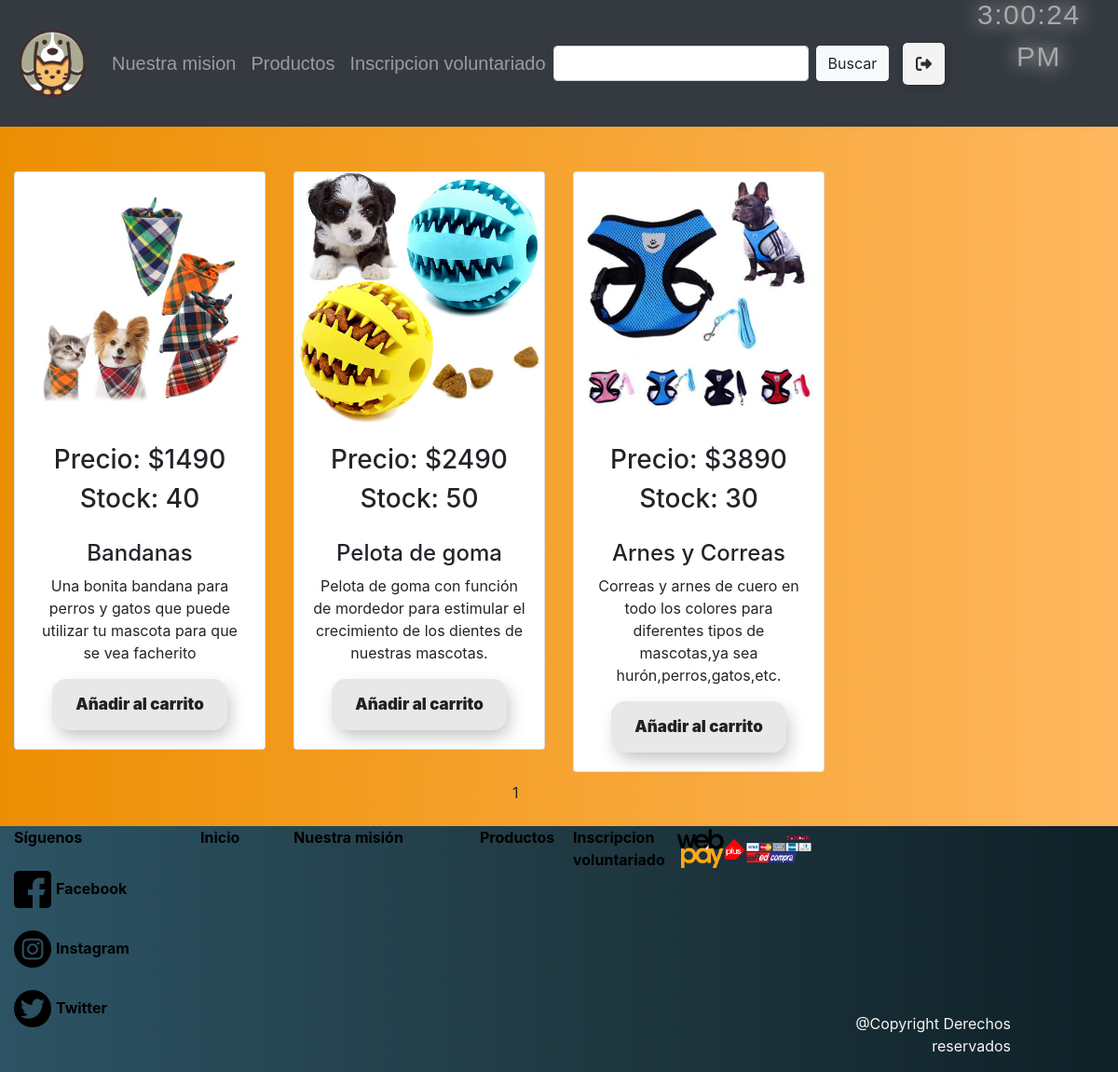
/productos/, run on the app's committed database.
### mascotas/models.py (models this page shows, shortened)
class Producto(models.Model):
    codigo = models.CharField(primary_key=True, max_length=5, verbose_name="Codigo producto")
    nombre = models.CharField(max_length=50, blank=True, verbose_name="Nombre")
    descripcion =models.TextField(max_length=200, blank=True, verbose_name="Descripcion")
    precio = models.IntegerField(blank=True, verbose_name="Precio")
    stock = models.IntegerField(blank=True, verbose_name="Stock")
    imagen = models.ImageField(upload_to="imagenes", null=True, blank=True, verbose_name="Imagen")
    categoria = models.ForeignKey(Categoria, on_delete=models.CASCADE, verbose_name="Categoria")

### mascotas/views.py (the view)
# urls.py: path('productos/', productos, name="productos"),
def productos(request):
    productos = Producto.objects.all()
    elementos_por_pagina = 10
    paginator = Paginator(productos, elementos_por_pagina)
    page = request.GET.get('page')
    productos_paginados = paginator.get_page(page)
    datos={'productos': productos_paginados}
    return render(request, 'Productos.html', datos)

### mascotas/context_processor.py (called while the page is built, shortened)
def total_carrito(request):
    total = 0
    return {'total_carrito' : int(total)}

### mascotas/templates/Productos.html (shortened to what this page needs)
<!DOCTYPE html>
<html lang="en">
<head>
    {% load static %}
    <link rel="stylesheet" type="text/css" href="{% static 'css/bootstrap.min.css' %}">
    <link rel="stylesheet" type="text/css" href="{% static 'css/mystyle.css' %}">
</head>
<body class="body">
    <nav class="navbar navbar-expand-sm navbar-dark bg-dark">
        <a href="{% url 'index' %}" class="navbar-brand">
            <img src="{% static 'img/brandlogito2.0.png' %}" height="80px" width="80px">
        </a>
        <div class="collapse navbar-collapse" id="opciones">
            {% if user.is_authenticated %}
            <ul class="navbar-nav">
                {% if user.is_staff %}
                <li id="productos" class="nav-item">
                    <a class="nav-link" href="{% url 'productos' %}">Productos</a>
                </li>
                <li id="sstock" class="nav-item">
                    <a class="nav-link" href="{% url 'registroStock' %}">Stock</a>
                </li>
                {% else %}
                <li id="productos" class="nav-item">
                    <a class="nav-link" href="{% url 'productos' %}">Productos</a>
                </li>
                <li id="carroCompras" class="nav-item">
                    <a class="nav-link" href="{% url 'carrito' %}">Ir al carrito</a>
                </li>
                <li class="nav-item">
                    <a class="nav-link" href="#" style="color:white">Bienvenid@ {{ user.username }}</a>
                </li>
                {% endif %}
            </ul>
            {% else %}
            <ul class="navbar-nav">
                <li id="mision" class="nav-item">
                    <a class="nav-link" href="{% url 'mision' %}">Nuestra mision</a>
                </li>
                <li id="productos" class="nav-item">
                    <a class="nav-link" href="{% url 'productos' %}">Productos</a>
                </li>
                <li id="voluntariado" class="nav-item">
                    <a class="nav-link" href="{% url 'voluntariado' %}">Inscripcion voluntariado</a>
                </li>
            </ul>
            {% endif %}
            <form class="form-inline mt-2 mt-md-0">
                <input class="form-control mr-sm-2" type="text" aria-label="Search" onmouseover="colorBuscar(this)" onmouseout="colorBuscarOut(this)">
                <button class="btn btn-light my-2 my-sm-0" type="submit" id="btnBuscar" onmouseover="colorBotonBuscar(this)" onmouseout="colorBotonBuscarOut(this)">Buscar</button>
            </form>
        </div>
        <div style="padding-right: 30px;">
            {% if user.is_authenticated %}
            <button class="Btn">
                <div class="sign"><svg viewBox="0 0 512 512"><path d="M377.9 105.9L500.7 228.7c7.2 7.2 11.3 17.1 11.3 27.3s-4.1 20.1-11.3 27.3L377.9 406.1c-6.4 6.4-15 9.9-24 9.9c-18.7 0-33.9-15.2-33.9-33.9l0-62.1-128 0c-17.7 0-32-14.3-32-32l0-64c0-17.7 14.3-32 32-32l128 0 0-62.1c0-18.7 15.2-33.9 33.9-33.9c9 0 17.6 3.6 24 9.9zM160 96L96 96c-17.7 0-32 14.3-32 32l0 256c0 17.7 14.3 32 32 32l64 0c17.7 0 32 14.3 32 32s-14.3 32-32 32l-64 0c-53 0-96-43-96-96L0 128C0 75 43 32 96 32l64 0c17.7 0 32 14.3 32 32s-14.3 32-32 32z"></path></svg></div>
                <div class="text"><a style="text-decoration: none; color: black;" href="{% url 'logout' %}">Cerrar sesión</a></div>
            </button>
            {% else %}
            <button class="Btn">
                <div class="sign"></div>
            </button>
            {% endif %}
        </div>
        <div class="reloj">
            <p class="tiempo" id="clock"></p>
        </div>
    </nav>
    <br><br>
    <div class="container-fluid">
        <div class="row">
            {% for prod in productos %}
            <div class="col-lg-3 margentarjeta">
                <div class="card text-center">
                    {% if prod.imagen %}
                        <img class="card-img-top mx-auto" src="{{ prod.imagen.url }}">
                    {% else %}
                        <img class="card-img-top mx-auto" src="{% static 'img/wip' %}">
                    {% endif %}
                    <br>
                    <h3>Precio: ${{ prod.precio }}</h3>
                    <h3>Stock: {{ prod.stock }}</h3>
                    <div class="card-body">
                        <h4>{{ prod.nombre }}</h4>
                        <p class="card-text">
                            {{ prod.descripcion }}
                        </p>
                        {% if prod.stock > 0 %}
                            <a id="carrito" class="btn btn-dark" href="{% url 'agregar' prod.codigo %}">Añadir al carrito</a>
                        {% else %}
                            <p>Agotado!</p>
                        {% endif %}
                    </div>
                </div>
            </div>
            {% endfor %}
            <div id="paginacion" class="pagination">
                <span class="step-links">
                    <div style="margin-left: 550px;">
                    <span class="current-page">{{ productos.number }}</span>
                    </div>
                </span>
            </div>
        </div>
    </div>
    <br>
    <footer class="piepagina">
        <div class="container-fluid">
            <div class="row">
                <div class="col-lg-2">
                    <strong style="color: black;">Síguenos</strong>
                <br><br>
                <a class="a" href="https://www.facebook.com"><img src="{% static 'img/facebook.png' %}" height="40px" width="40px"><strong class="strong">Facebook</strong></a>
                <br><br>
                <a class="a" href="https://www.instagram.com/"><img src="{% static 'img/instagram.png' %}" height="40px" width="40px"><strong class="strong">Instagram</strong></a>
                <br><br>
                <a class="a" href="https://www.twitter.com"><img src="{% static 'img/gorjeo.png' %}" height="40px" width="40px"><strong class="strong">Twitter</strong></a>
                </div>
                <div class="col-lg-1">
                    <a class="a" href="{% url 'index' %}"><Strong>Inicio</Strong></a>
                </div>
                <div class="col-lg-2">
                    <a class="a" href="{% url 'mision' %}"><Strong>Nuestra misión</Strong></a>
                </div>
                <div class="col-lg-1">
                    <a class="a" href="{% url 'productos' %}"><strong>Productos</strong></a>
                </div>
                <div class="col-lg-1">
                    <a class="a" href="{% url 'voluntariado' %}"><strong>Inscripcion voluntariado</strong></a>
                </div>
                <div class="col-lg-2">
                    <img class="img-fluid" src="{% static 'img/webpay.png' %}" width="350px">
                </div>
                <div class="col-lg-2">
                    <p style="text-align: right; margin-top: 200px; color: whitesmoke;">
                        @Copyright Derechos reservados
                    </p>
                </div>
            </div>
        </div>
    </footer>
</body>
</html>

### mascotas/static/css/mystyle.css (style rules this page uses)
.body { background: #FFB75E; background: -webkit-linear-gradient(to right, #ED8F03, #FFB75E); background: linear-gradient(to right, #ED8F03, #FFB75E); }
.a { text-decoration: none; }
.strong { padding-left: 5px; }
.piepagina { background: #0F2027; background: -webkit-linear-gradient(to right, #2C5364, #203A43, #0F2027); background: linear-gradient(to right, #2C5364, #203A43, #0F2027); }
.a { text-decoration: none; color: black; }
.margentarjeta { padding-bottom: 10px; }
#mision { display: inline-block; position: relative; color: #ffffff; font-family: sans-serif; font-size: 20px; cursor: pointer; transition: 0.4 all ease; }
#mision:after { content: ''; position: absolute; width: 142px; transform: scaleX(0); height: 2px; bottom: -4px; left: 1; background-color:#ED8F03; transform-origin: bottom right; transition: transform 0.5s ease-out; }
#productos { display: inline-block; position: relative; color: #ffffff; font-family: sans-serif; font-size: 20px; cursor: pointer; transition: 0.4 all ease; }
#productos:after { content: ''; position: absolute; width: 99px; transform: scaleX(0); height: 2px; bottom: -4px; left: 1; background-color:#ED8F03; transform-origin: bottom right; transition: transform 0.5s ease-out; }
#voluntariado { display: inline-block; position: relative; color: #ffffff; font-family: sans-serif; font-size: 20px; cursor: pointer; transition: 0.4 all ease; }
#voluntariado:after { content: ''; position: absolute; width: 220px; transform: scaleX(0); height: 2px; bottom: -4px; left: 1; background-color:#ED8F03; transform-origin: bottom right; transition: transform 0.5s ease-out; }
#carrito { padding: 15px 25px; border: unset; border-radius: 15px; color: #212121; z-index: 1; background: #e8e8e8; position: relative; font-weight: 1000; font-size: 17px; -webkit-box-shadow: 4px 8px 19px -3px rgba(0,0,0,0.27); box-shadow: 4px 8px 19px -3px rgba(0,0,0,0.27); transition: all 250ms; overflow: hidden; }
#carrito::before { content: ""; position: absolute; top: 0; left: 0; height: 100%; width: 0; border-radius: 15px; background-color: #212121; z-index: -1; -webkit-box-shadow: 4px 8px 19px -3px rgba(0,0,0,0.27); box-shadow: 4px 8px 19px -3px rgba(0,0,0,0.27); transition: all 250ms }
#clock { margin: 0; padding: 0; }
.reloj { font-family: 'Franklin Gothic Medium', 'Arial Narrow', Arial, sans-serif; color: #a8a8a8; text-align: right; position: static; left: 50%; top: 50%; transform: translate(-50%,-50%); text-shadow: 0 0 20px rgb(231, 231, 231), 0 0 20px rgba(253, 253, 253, 0); margin-top: 30px; margin-left: 50px; }
.tiempo { letter-spacing: 0.05em; font-size: 30px; padding: 5px 0; width: 3em; }
.Btn { --black: #000000; --ch-black: #141414; --eer-black: #1b1b1b; --night-rider: #2e2e2e; --white: #ffffff; --af-white: #f3f3f3; --ch-white: #e1e1e1; display: flex; align-items: center; justify-content: flex-start; width: 45px; height: 45px; border: none; border-radius: 5px; cursor: pointer; position: relative; overflow: hidden; transition-duration: .3s; box-shadow: 2px 2px 10px rgba(0, 0, 0, 0.199); background-color: var(--af-white); }
.sign { width: 100%; transition-duration: .3s; display: flex; align-items: center; justify-content: center; }
.sign svg { width: 17px; }
#paginacion { -webkit-box-pack: start; display: grid; grid-auto-flow: column; justify-content: flex-start; }

### data on the page
Producto: imagen (picture), precio "1490", stock "40", nombre "Bandanas", descripcion "Una bonita bandana para perros y gatos que puede utilizar tu mascota para que se vea facherito", shows "Añadir al carrito"
Producto: imagen (picture), precio "2490", stock "50", nombre "Pelota de goma", descripcion "Pelota de goma con función de mordedor para estimular el crecimiento de los dientes de nuestras mascotas.", shows "Añadir al carrito"
Producto: imagen (picture), precio "3890", stock "30", nombre "Arnes y Correas", descripcion "Correas y arnes de cuero en todo los colores para diferentes tipos de mascotas,ya sea hurón,perros,gatos,etc.", shows "Añadir al carrito"

### other printed values
{{ productos.number }} "1"
